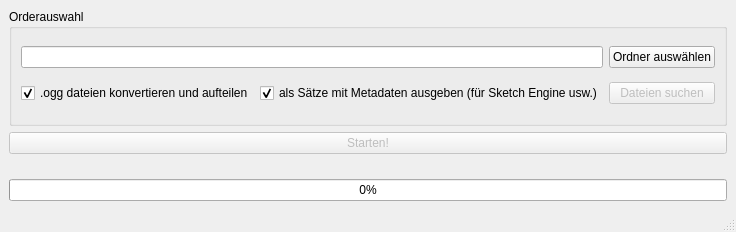
<?xml version="1.0" encoding="UTF-8"?>
<ui version="4.0">
 <class>MainWindow</class>
 <widget class="QMainWindow" name="MainWindow">
  <property name="geometry">
   <rect>
    <x>0</x>
    <y>0</y>
    <width>684</width>
    <height>232</height>
   </rect>
  </property>
  <property name="windowTitle">
   <string>MemoTrans v0.3</string>
  </property>
  <widget class="QWidget" name="centralwidget">
   <layout class="QVBoxLayout" name="verticalLayout">
    <item>
     <widget class="QGroupBox" name="groupBox">
      <property name="title">
       <string>Orderauswahl</string>
      </property>
      <layout class="QGridLayout" name="gridLayout">
       <item row="1" column="0">
        <widget class="QCheckBox" name="convert_check">
         <property name="text">
          <string>.ogg dateien konvertieren und aufteilen</string>
         </property>
         <property name="checked">
          <bool>true</bool>
         </property>
        </widget>
       </item>
       <item row="0" column="2">
        <widget class="QPushButton" name="folder_btn">
         <property name="maximumSize">
          <size>
           <width>16777215</width>
           <height>150</height>
          </size>
         </property>
         <property name="text">
          <string>Ordner auswählen</string>
         </property>
        </widget>
       </item>
       <item row="1" column="2">
        <widget class="QPushButton" name="init_btn">
         <property name="enabled">
          <bool>false</bool>
         </property>
         <property name="maximumSize">
          <size>
           <width>16777215</width>
           <height>150</height>
          </size>
         </property>
         <property name="text">
          <string>Dateien suchen</string>
         </property>
        </widget>
       </item>
       <item row="1" column="1">
        <widget class="QCheckBox" name="meta_check">
         <property name="text">
          <string>als Sätze mit Metadaten ausgeben (für Sketch Engine usw.)</string>
         </property>
         <property name="checked">
          <bool>true</bool>
         </property>
        </widget>
       </item>
       <item row="0" column="0" colspan="2">
        <widget class="QLineEdit" name="folder_edit">
         <property name="text">
          <string/>
         </property>
         <property name="readOnly">
          <bool>true</bool>
         </property>
        </widget>
       </item>
      </layout>
     </widget>
    </item>
    <item>
     <widget class="QPushButton" name="start_btn">
      <property name="enabled">
       <bool>false</bool>
      </property>
      <property name="text">
       <string>Starten!</string>
      </property>
     </widget>
    </item>
    <item>
     <widget class="QLabel" name="status_label">
      <property name="sizePolicy">
       <sizepolicy hsizetype="Preferred" vsizetype="Fixed">
        <horstretch>0</horstretch>
        <verstretch>0</verstretch>
       </sizepolicy>
      </property>
      <property name="font">
       <font>
        <pointsize>8</pointsize>
       </font>
      </property>
      <property name="text">
       <string/>
      </property>
     </widget>
    </item>
    <item>
     <widget class="QProgressBar" name="progressBar">
      <property name="value">
       <number>0</number>
      </property>
     </widget>
    </item>
   </layout>
  </widget>
  <widget class="QStatusBar" name="statusbar"/>
 </widget>
 <resources/>
 <connections/>
</ui>
